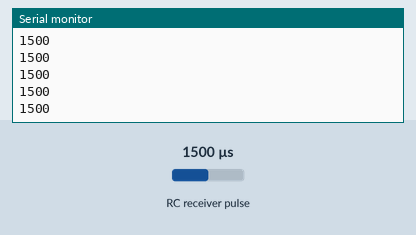
Bench run of a sketch on a simulated Arduino Uno, built with avr-gcc and run on an emulated ATmega328P. Shown: the last lines printed to the serial monitor. Wiring (inferred from the names in the program): RC receiver channel: data pin 2. The inputs (shaded band) are chosen by the test bench; at power-on: RC receiver pulse 1500 µs.

Above: at 1.2 s.
1.3 s: RC receiver pulse (sensor on pin 2) set to 1020 µs
At 2.1 s:
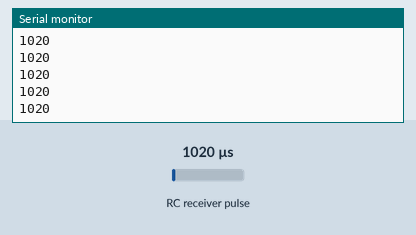
2.8 s: RC receiver pulse (sensor on pin 2) set to 1250 µs
At 3.3 s:
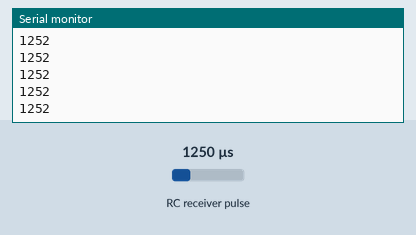
Timing chart, 0 to 5.8 s (numbered marks = the images above; inputs shaded):
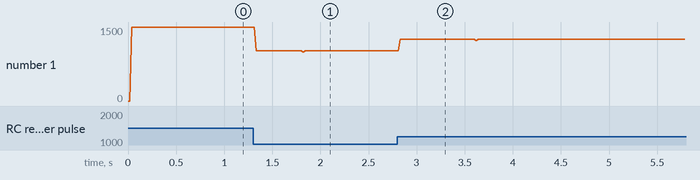

The sketch:

sw-serial-v1.ino
```cpp
#include <SoftwareSerial.h>

SoftwareSerial mySerial(10, 11); // RX, TX

#define CHANNEL_1_PIN 2

int pulse_time;

volatile unsigned long timer_start;

volatile int last_interrupt_time; //calcSignal is the interrupt handler

void calcSignal() {
  //record the interrupt time so that we can tell if the receiver has a signal from the transmitter
  last_interrupt_time = micros();
  //if the pin has gone HIGH, record the microseconds since the Arduino started up
  if (digitalRead(CHANNEL_1_PIN) == HIGH) {
    timer_start = micros();
  }
  //otherwise, the pin has gone LOW
  else {
    //only worry about this if the timer has actually started
    if (timer_start != 0)     {
      //record the pulse time
      pulse_time = ((volatile int)micros() - timer_start);
      //restart the timer
      timer_start = 0;
    }
  }
}

//this is all normal arduino stuff
void setup() {
  timer_start = 0;
  attachInterrupt(digitalPinToInterrupt(CHANNEL_1_PIN), calcSignal, CHANGE);
  Serial.begin(9600);
}

void loop() {
  Serial.println(pulse_time);
  delay(20);
}
```

Measured:
- after the input at 1.3 s, the serial monitor: prints a new line at once (image 1)
- after the input at 2.8 s, the serial monitor: prints a new line at once (image 2)
- plotted number 1: 1500 → 1020 after the input at 1.3 s, 1020 → 1252 after the input at 2.8 s
